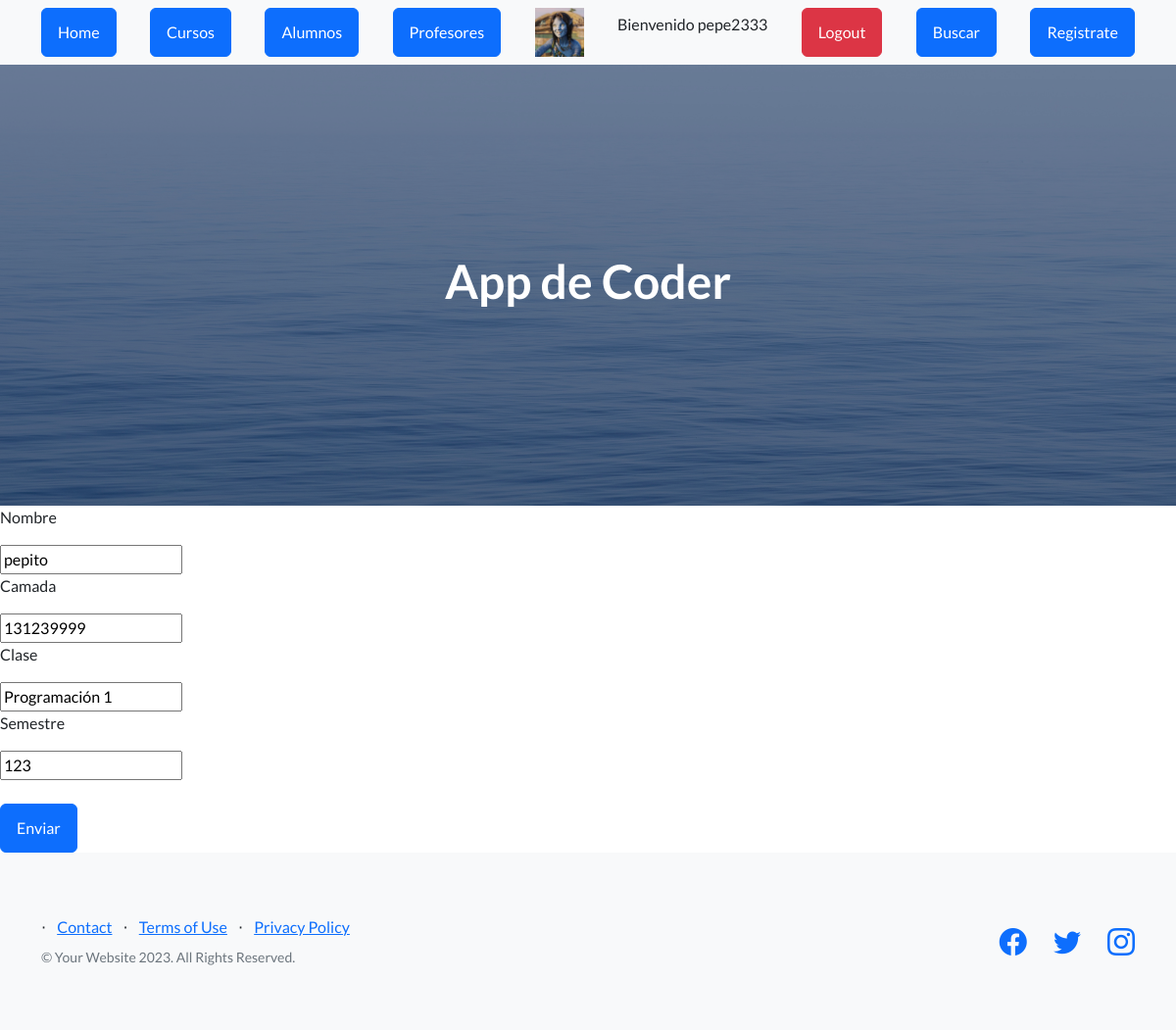
Page /AppCoder/editar_alumno/1 (signed in) on the committed database.
### AppCoder/models.py (models this page shows, shortened)
class Alumnos(models.Model):
   nombre = models.CharField(max_length=40)
   camada = models.IntegerField()
   clase=models.CharField(max_length=40)
   semestre=models.IntegerField()

### AppCoder/views.py (the view)
# urls.py: path("editar_alumno/<int:id>", views.editar_alumno, name="editar_alumno"),
def editar_alumno(request,id):
    alumnos=Alumnos.objects.get(id=id)
    if request.method == "POST":
        mi_formulario = Alumnos_formulario(request.POST)
        if mi_formulario.is_valid():
            datos = mi_formulario.cleaned_data
            alumnos.nombre = datos["nombre"]
            alumnos.camada= datos["camada"]
            alumnos.clase= datos["clase"]
            alumnos.semestre= datos["semestre"]
            alumnos.save()
            alumnos=Alumnos.objects.all()
            avatares= Avatar.objects.filter(user=request.user.id)
            return render( request , "alumnos.html" , {"alumnos":alumnos,"url":avatares[0].imagen.url})
    else:
        mi_formulario = Alumnos_formulario(initial={"nombre":alumnos.nombre,"camada":alumnos.camada,"clase":alumnos.clase,"semestre":alumnos.semestre})
    avatares= Avatar.objects.filter(user=request.user.id)
    return render (request, "editar_alumno.html",{"mi_formulario":mi_formulario,"alumnos":alumnos,"url":avatares[0].imagen.url})

### AppCoder/forms.py
class Alumnos_formulario(forms.Form):
    nombre = forms.CharField(max_length=30)
    camada = forms.IntegerField()
    clase = forms.CharField(max_length=30)
    semestre= forms.IntegerField()

### AppCoder/template/editar_alumno.html (shortened to what this page needs)
{% extends "padre.html" %}
{% load static %}
{% block contenido %}
<form action="{% url 'editar_alumno' alumnos.id %}" method="POST">
    <p>Nombre</p>
    {{mi_formulario.nombre}}
    <p>Camada</p>
    {{mi_formulario.camada}}
    <p>Clase</p>
    {{mi_formulario.clase}}
    <p>Semestre</p>
    {{mi_formulario.semestre}}
    <br><br>
    <button class="btn btn-primary">Enviar</button>
</form>
{% endblock %}

### AppCoder/template/padre.html (shortened to what this page needs)
<!DOCTYPE html>
<html lang="en">
    <head>
        {% load static %}
        <link href="https://cdn.jsdelivr.net/npm/bootstrap-icons@1.5.0/font/bootstrap-icons.css" rel="stylesheet" type="text/css" />
        <link href="{% static 'AppCoder/css/styles.css' %}" rel="stylesheet" />
    </head>
    <body>
        <nav class="navbar navbar-light bg-light static-top">
            <div class="container">
                <a class="btn btn-primary" href="{% url 'home' %}">Home</a>
                {% if request.user.is_authenticated %}
                <a class="btn btn-primary" href="{% url 'cursos' %}">Cursos</a>
                {% endif %}
                <a class="btn btn-primary" href="{% url 'alumnos' %}">Alumnos</a>
                <a class="btn btn-primary" href="{% url 'profesores' %}">Profesores</a>
                {% if request.user.is_authenticated %}
                    <img src="{{ url }}" alt="" width="50px" height="50px" >
                    <p>Bienvenido {{user.username}}</p>
                {% endif %}
                {% if request.user.is_authenticated %}
                <form method="post" action="{% url 'Logout' %}">
                    <button type="submit" class="btn btn-danger">Logout</button>
                </form>
                {% endif %}
                <a class="btn btn-primary" href="{% url 'buscar_curso' %}">Buscar</a>
                <a class="btn btn-primary" href="{% url 'Register' %}">Registrate</a>
            </div>
        </nav>
        <header class="masthead">
            <div class="container position-relative">
               <h1 class="text-center" style="color: white;">App de Coder</h1>
            </div>
        </header>
        {% block contenido %}
        {% endblock %}
        <footer class="footer bg-light">
            <div class="container">
                <div class="row">
                    <div class="col-lg-6 h-100 text-center text-lg-start my-auto">
                        <ul class="list-inline mb-2">
                            <li class="list-inline-item">⋅</li>
                            <li class="list-inline-item"><a href="#!">Contact</a></li>
                            <li class="list-inline-item">⋅</li>
                            <li class="list-inline-item"><a href="#!">Terms of Use</a></li>
                            <li class="list-inline-item">⋅</li>
                            <li class="list-inline-item"><a href="#!">Privacy Policy</a></li>
                        </ul>
                        <p class="text-muted small mb-4 mb-lg-0">&copy; Your Website 2023. All Rights Reserved.</p>
                    </div>
                    <div class="col-lg-6 h-100 text-center text-lg-end my-auto">
                        <ul class="list-inline mb-0">
                            <li class="list-inline-item me-4">
                                <a href="#!"><i class="bi-facebook fs-3"></i></a>
                            </li>
                            <li class="list-inline-item me-4">
                                <a href="#!"><i class="bi-twitter fs-3"></i></a>
                            </li>
                            <li class="list-inline-item">
                                <a href="#!"><i class="bi-instagram fs-3"></i></a>
                            </li>
                        </ul>
                    </div>
                </div>
            </div>
        </footer>
    </body>
</html>

### rows in the picture
Alumnos: nombre "pepito", camada "131239999", clase "Programación 1", semestre "123"

### other values in the picture
{{ user.username }} "pepe2333"
